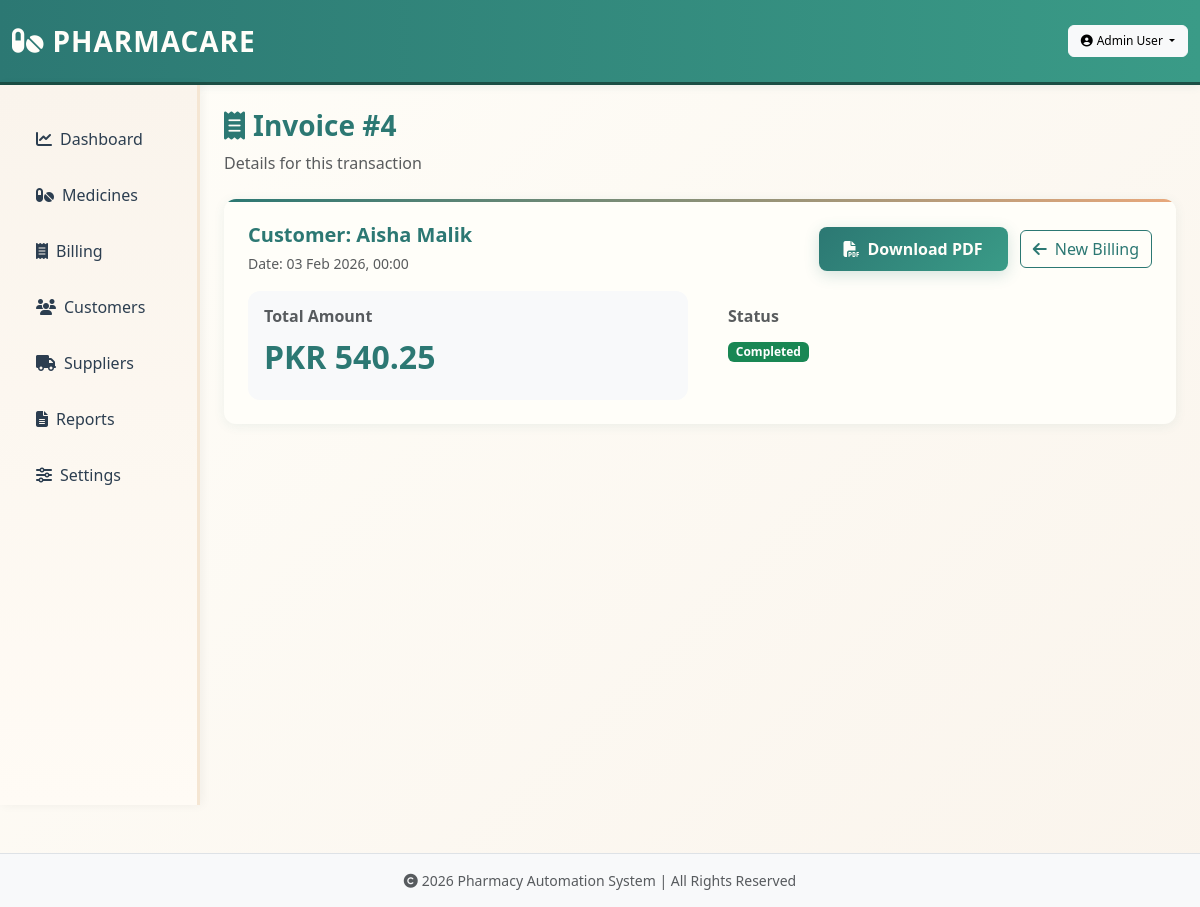
Screenshot of /sale/4 (signed in) with the database file from the repository.
### app.py (models this page shows)
class Sale(db.Model):
    id = db.Column(db.Integer, primary_key=True)
    customer_name = db.Column(db.String(200))
    total = db.Column(db.Float, default=0.0)
    date = db.Column(db.DateTime, default=datetime.utcnow)

### app.py (the view)
@app.route('/sale/<int:id>')
@login_required()
def sale_detail(id):
    s = Sale.query.get_or_404(id)
    return render_template('sale_detail.html', sale=s)

### app.py (called while the page is built)
def login_required(role=None):
    def decorator(f):
        @wraps(f)
        def wrapped(*args, **kwargs):
            if 'user_id' not in session:
                flash('Please login first', 'warning')
                return redirect(url_for('login'))
            if role and session.get('role') not in role:
                flash('Access denied. Insufficient permissions.', 'danger')
                return redirect(url_for('dashboard'))
            return f(*args, **kwargs)
        return wrapped
    return decorator

@app.context_processor
def inject_logo():
    logo_path = None
    try:
        for f in os.listdir(IMG_DIR):
            if f.startswith('logo'):
                logo_path = os.path.join('static', 'images', f).replace('\\', '/')
                break
    except Exception:
        logo_path = None
    return dict(logo=logo_path)

### templates/sale_detail.html (shortened to what this page needs)
{% extends 'base.html' %}
{% block content %}
<div class="mb-4">
  <h3><i class="fas fa-receipt me-2 text-teal"></i>Invoice #{{ sale.id }}</h3>
  <p class="text-muted">Details for this transaction</p>
</div>
<div class="card p-4">
  <div class="d-flex justify-content-between align-items-center mb-3">
    <div>
      <h5 class="mb-1">Customer: <strong>{{ sale.customer_name }}</strong></h5>
      <small class="text-muted">Date: {{ sale.date.strftime('%d %b %Y, %H:%M') }}</small>
    </div>
    <div class="text-end">
      <a class="btn btn-primary me-2" href="/sale/{{ sale.id }}/invoice"><i class="fas fa-file-pdf me-2"></i>Download PDF</a>
      <a class="btn btn-outline-secondary" href="/billing"><i class="fas fa-arrow-left me-2"></i>New Billing</a>
    </div>
  </div>
  <div class="row">
    <div class="col-md-6">
      <div class="p-3 bg-light rounded">
        <h6 class="text-muted">Total Amount</h6>
        <h2 class="text-teal">PKR {{ '%.2f'|format(sale.total) }}</h2>
      </div>
    </div>
    <div class="col-md-6">
      <div class="p-3">
        <h6 class="text-muted">Status</h6>
        <span class="badge bg-success">Completed</span>
      </div>
    </div>
  </div>
</div>
{% endblock %}

### static/css/style.css (style rules this page uses)
* { margin: 0; padding: 0; box-sizing: border-box; }
:root { --beige: #F5E6D3; --teal: #2C7873; --dark-teal: #1B4F45; --cream: #FFFEF9; --light-beige: #FAF4EC; --accent: #E8A87C; --text-dark: #2C3E50; --text-light: #7F8C8D; }
body { background: linear-gradient(135deg, #FFFEF9 0%, #FAF4EC 100%); color: var(--text-dark); font-family: 'Segoe UI', Tahoma, Geneva, Verdana, sans-serif; min-height: 100vh; }
.btn-teal, .btn-primary { background: linear-gradient(135deg, var(--teal) 0%, #3a9b87 100%); border: none; color: var(--cream); font-weight: 600; padding: 10px 25px; border-radius: 8px; transition: all 0.3s ease; box-shadow: 0 4px 15px rgba(44, 120, 115, 0.2); position: relative; overflow: hidden; }
.btn-teal::before, .btn-primary::before { content: ''; position: absolute; top: 50%; left: 50%; width: 0; height: 0; border-radius: 50%; background: rgba(255, 255, 255, 0.3); transform: translate(-50%, -50%); transition: width 0.6s, height 0.6s; }
.btn-outline-secondary { color: var(--teal); border-color: var(--teal); transition: all 0.3s ease; }
.card { border: none; border-radius: 12px; background: var(--cream); box-shadow: 0 2px 12px rgba(44, 120, 115, 0.08); transition: all 0.4s cubic-bezier(0.175, 0.885, 0.32, 1.275); overflow: hidden; position: relative; animation: fadeInUp 0.6s ease-out; }
.card::before { content: ''; position: absolute; top: 0; left: 0; width: 100%; height: 3px; background: linear-gradient(90deg, var(--teal), var(--accent)); }
.card h6, .card h5, .card h4 { color: var(--teal); font-weight: 700; margin-bottom: 12px; }
.rounded { border-radius: 12px !important; }
h1, h2, h3, h4, h5, h6 { color: var(--teal); font-weight: 700; }
html { scroll-behavior: smooth; }
* { transition: background-color 0.3s ease, color 0.3s ease; }

### rows the page displays
Sale: id "4", customer_name "Aisha Malik", date "03 Feb 2026, 00:00", total "540.25"

### other values shown
{{ session.user_name }} "Admin User"
